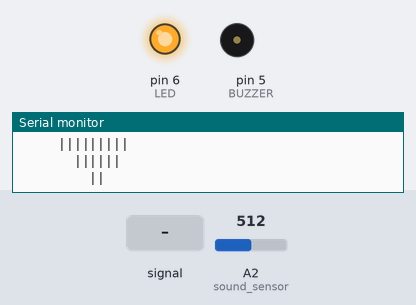
Simulated run of this sketch. Board: Arduino Uno, built with avr-gcc and run on an emulated ATmega328P. Shown: output pins drawn as LEDs (lit = HIGH), buzzer (waves = sounding), the last lines printed to the serial monitor. Dashed ring = blinking. The inputs (shaded band) are chosen by the test bench; at power-on: A2 (sound_sensor) = 512.

Above: at 1.2 s.
1.3 s: A2 (sound_sensor) fed a 200 Hz sine of ±81 counts around its level
At 1.89 s:
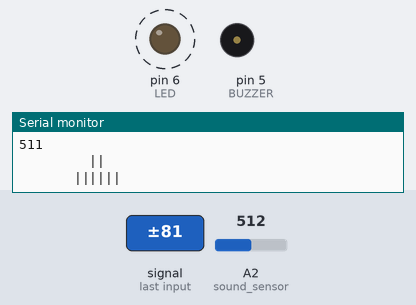
4.3 s: A2 (sound_sensor) set to 490
At 5.5 s:
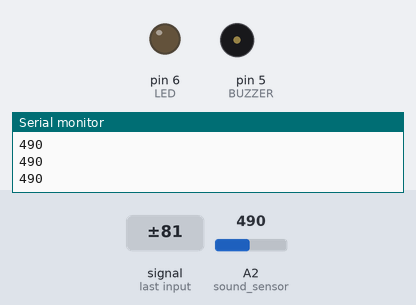
5.8 s: A2 (sound_sensor) fed a 2 Hz sine of ±306 counts around its level
At 6.3 s:
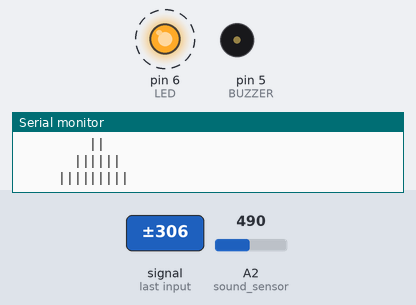
8.8 s: A2 (sound_sensor) fed a 1000 Hz sine of ±255 counts around its level
At 9.04 s:
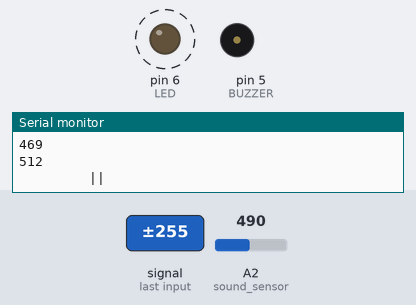
11.8 s: A2 (sound_sensor) set to 510
At 11.94 s:
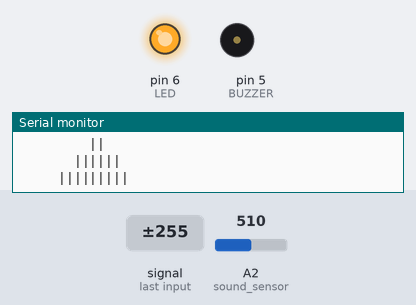
14.8 s: A2 (sound_sensor) set to 486
At 15.2 s:
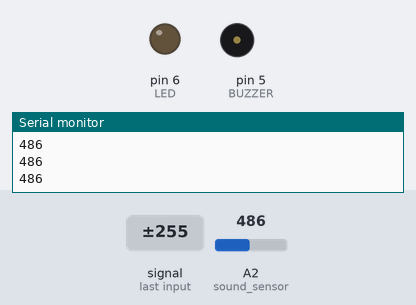
Timing chart, 0 to 17.3 s (numbered marks = the images above; inputs shaded):
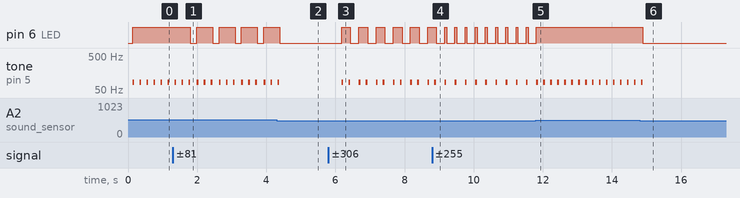

The sketch:

SoundLightBuzzer.ino
```cpp
#define BUZZER 5
#define LED 6

int sound_sensor = A2;

void setup() {
  pinMode(BUZZER, OUTPUT);
  pinMode(LED,OUTPUT);

  Serial.begin(9600);
}

void loop() {

  int soundValue = 0;

  for (int i = 0; i < 32; i++) {
    soundValue += analogRead(sound_sensor);
    }

  soundValue >>= 5; //bitshift operation
  Serial.println(soundValue);

  if (soundValue > 500) {
    Serial.println("         ||        ");
    Serial.println("       ||||||      ");
    Serial.println("     |||||||||     ");
    Serial.println("   |||||||||||||   ");
    Serial.println(" ||||||||||||||||| ");
    Serial.println("   |||||||||||||   ");
    Serial.println("     |||||||||     ");
    Serial.println("       ||||||      ");
    Serial.println("         ||        ");

    tone(BUZZER, 85);
    digitalWrite(LED, HIGH); //Sets the voltage to high
  }
  else
  {
    digitalWrite(LED, LOW);  //Sets the voltage to low
  }

  delay(50); //a shorter delay between readings
  noTone(BUZZER);
}
```

Measured:
- the behaviour switches between 501 and 500 on A2 (sound_sensor) (found by bisection; images 5 and 6)
- after the input at 1.3 s, pin 6 (LED): alternates HIGH for 0.46 s and LOW for 0.19 s, starting after 0.51 s
- after the input at 4.3 s, pin 6 (LED): goes on until 4.4 s, then stays LOW; tone on pin 5 (BUZZER): goes on until 4.4 s, then stays silent
- after the input at 5.8 s, pin 6 (LED): alternates HIGH for 0.26 s and LOW for 0.24 s, starting after 0.38 s; tone on pin 5 (BUZZER): silent → 85 Hz after 0.38 s, then repeats every 0.50 s: silent 0.15 s, 85 Hz 0.05 s, silent 0.24 s, 85 Hz 0.05 s
- after the input at 8.8 s, pin 6 (LED): alternates HIGH for 0.05 s and LOW for 0.24 s, starting after 0.42 s
- after the input at 11.8 s, pin 6 (LED): goes on until 11.8 s, then stays HIGH
- after the input at 14.8 s, pin 6 (LED): HIGH → LOW after 0.10 s; tone on pin 5 (BUZZER): goes on until 14.9 s, then stays silent
- by itself, tone on pin 5 (BUZZER): alternates 85 Hz for 0.05 s and silent for 0.15 s
